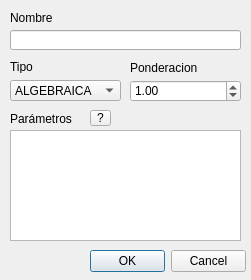
<?xml version="1.0" encoding="UTF-8"?>
<ui version="4.0">
 <class>AgreVar</class>
 <widget class="QDialog" name="AgreVar">
  <property name="geometry">
   <rect>
    <x>0</x>
    <y>0</y>
    <width>251</width>
    <height>280</height>
   </rect>
  </property>
  <property name="windowTitle">
   <string>Agregar Variable</string>
  </property>
  <widget class="QDialogButtonBox" name="buttonBox">
   <property name="geometry">
    <rect>
     <x>90</x>
     <y>250</y>
     <width>156</width>
     <height>23</height>
    </rect>
   </property>
   <property name="standardButtons">
    <set>QDialogButtonBox::Cancel|QDialogButtonBox::Ok</set>
   </property>
  </widget>
  <widget class="QLabel" name="label">
   <property name="geometry">
    <rect>
     <x>10</x>
     <y>60</y>
     <width>46</width>
     <height>13</height>
    </rect>
   </property>
   <property name="text">
    <string>Tipo</string>
   </property>
  </widget>
  <widget class="QLineEdit" name="nomVar">
   <property name="geometry">
    <rect>
     <x>10</x>
     <y>30</y>
     <width>231</width>
     <height>20</height>
    </rect>
   </property>
  </widget>
  <widget class="QDoubleSpinBox" name="pondVar">
   <property name="enabled">
    <bool>true</bool>
   </property>
   <property name="geometry">
    <rect>
     <x>130</x>
     <y>80</y>
     <width>111</width>
     <height>22</height>
    </rect>
   </property>
   <property name="minimum">
    <double>0.000000000000000</double>
   </property>
   <property name="value">
    <double>1.000000000000000</double>
   </property>
  </widget>
  <widget class="QLabel" name="label_3">
   <property name="enabled">
    <bool>true</bool>
   </property>
   <property name="geometry">
    <rect>
     <x>130</x>
     <y>60</y>
     <width>91</width>
     <height>16</height>
    </rect>
   </property>
   <property name="text">
    <string>Ponderacion</string>
   </property>
  </widget>
  <widget class="QLabel" name="label_5">
   <property name="geometry">
    <rect>
     <x>10</x>
     <y>10</y>
     <width>61</width>
     <height>16</height>
    </rect>
   </property>
   <property name="text">
    <string>Nombre</string>
   </property>
  </widget>
  <widget class="QLabel" name="label_7">
   <property name="enabled">
    <bool>true</bool>
   </property>
   <property name="geometry">
    <rect>
     <x>10</x>
     <y>110</y>
     <width>91</width>
     <height>17</height>
    </rect>
   </property>
   <property name="text">
    <string>Parámetros</string>
   </property>
  </widget>
  <widget class="QComboBox" name="comboBox">
   <property name="geometry">
    <rect>
     <x>10</x>
     <y>80</y>
     <width>111</width>
     <height>21</height>
    </rect>
   </property>
   <item>
    <property name="text">
     <string>ALGEBRAICA</string>
    </property>
   </item>
   <item>
    <property name="text">
     <string>PROMEDIO</string>
    </property>
   </item>
   <item>
    <property name="text">
     <string>CONDICIONAL</string>
    </property>
   </item>
  </widget>
  <widget class="QToolButton" name="toolButton">
   <property name="geometry">
    <rect>
     <x>90</x>
     <y>110</y>
     <width>21</width>
     <height>16</height>
    </rect>
   </property>
   <property name="toolTip">
    <string>&lt;html&gt;&lt;head/&gt;&lt;body&gt;&lt;p&gt;No olvidar EDITAR&lt;/p&gt;&lt;/body&gt;&lt;/html&gt;</string>
   </property>
   <property name="text">
    <string>?</string>
   </property>
  </widget>
  <widget class="QPlainTextEdit" name="parVar">
   <property name="geometry">
    <rect>
     <x>10</x>
     <y>130</y>
     <width>231</width>
     <height>111</height>
    </rect>
   </property>
  </widget>
 </widget>
 <tabstops>
  <tabstop>nomVar</tabstop>
  <tabstop>comboBox</tabstop>
  <tabstop>pondVar</tabstop>
  <tabstop>parVar</tabstop>
  <tabstop>buttonBox</tabstop>
  <tabstop>toolButton</tabstop>
 </tabstops>
 <resources/>
 <connections/>
</ui>
